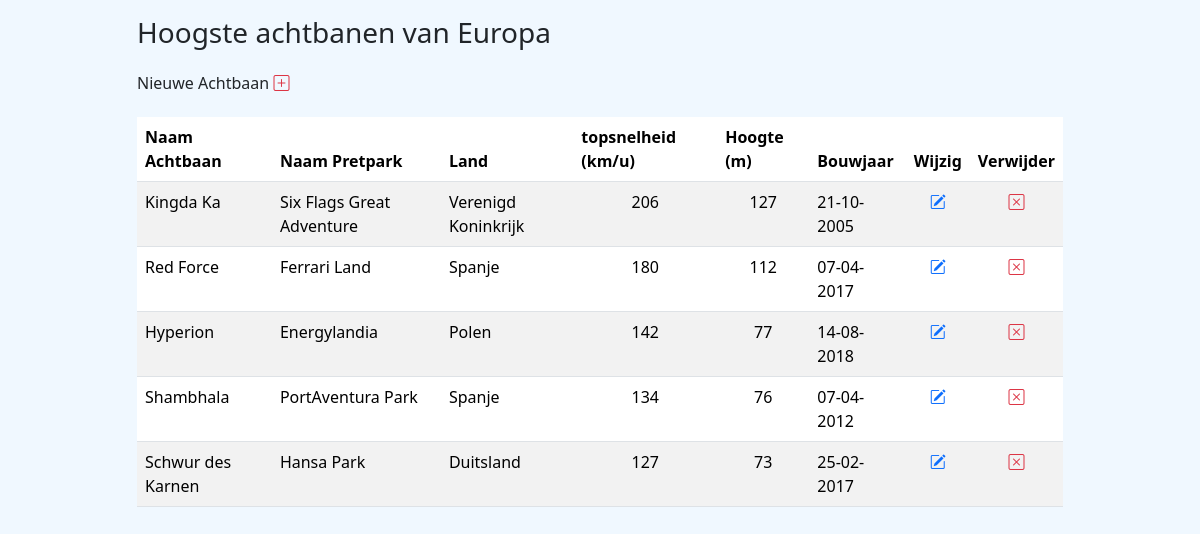
The page / on the database its author committed.
### tables this page shows
CREATE TABLE Rollercoaster
(
  Id                   SMALLINT     UNSIGNED    NOT NULL       AUTO_INCREMENT            COMMENT'Primary key of the Rollercoaster table'
  ,Rollercoaster       VARCHAR(50)              NOT NULL                                 COMMENT 'Name of the rollercoaster'
  ,AmusementPark       VARCHAR(50)              NOT NULL                                 COMMENT 'Name of the amusementpark'
  ,Country             VARCHAR(50)              NOT NULL                                 COMMENT 'Country where it is located'
  ,TopSpeed            SMALLINT     UNSIGNED    NOT NULL                                 COMMENT 'Topspeed in km/h'
  ,Height              TINYINT      UNSIGNED    NOT NULL                                 COMMENT 'Height in meters'
  ,YearOfConstruction  DATE                     NOT NULL                                 COMMENT 'Year of construction'
  ,IsActive            BIT                      NOT NULL      DEFAULT 1                  COMMENT 'Indicates whether the rollercoaster is Active(1)'
  ,Remark              VARCHAR(255)             NULL          DEFAULT NULL               COMMENT 'Optional remark or additional information'
  ,DateCreated         DATETIME(6)              NOT NULL      DEFAULT NOW(6)             COMMENT 'Timestamp when the record was created'
  ,DateChanged         DATETIME(6)              NOT NULL      DEFAULT NOW(6)             COMMENT 'Timestamp of the latest update'
  ,CONSTRAINT          PK_Rollercoaster_Id      PRIMARY KEY (Id)
);

### index.php (the view, shortened to what this page needs)
<?php
include('config/config.php');
$dsn = "mysql:host=$host;dbname=$dbname;charset=UTF8";
$pdo = new PDO($dsn, $username, $password);
$sql = "SELECT HAVE.Id
               ,HAVE.Rollercoaster
               ,HAVE.AmusementPark
               ,HAVE.Country
               ,HAVE.Topspeed
               ,HAVE.Height
               ,DATE_FORMAT(HAVE.YearOfConstruction, '%d-%m-%Y') AS YOFC
               FROM Rollercoaster AS HAVE
               ORDER BY HAVE.Height DESC";
$statement = $pdo->prepare($sql);
$statement->execute();
$result = $statement->fetchAll(PDO::FETCH_OBJ);
?>
<!doctype html>
<html lang="en">
  <head>
    <link href="https://cdn.jsdelivr.net/npm/bootstrap@5.3.8/dist/css/bootstrap.min.css" rel="stylesheet">
    <link href="https://cdn.jsdelivr.net/npm/bootstrap-icons@1.13.1/font/bootstrap-icons.min.css" rel="stylesheet">
    <link rel="stylesheet" href="css/style.css">
  </head>
  <body>
    <div class="container mt-3">
      <div class="row justify-content-center">
        <div class="col-10">
          <h3>Hoogste achtbanen van Europa</h3>
        </div>
      </div>
      <div class="row justify-content-center my-3">
        <div class="col-10">
          <h6>Nieuwe Achtbaan <a href="./create.php"><i class="bi bi-plus-square text-danger"></i></a></h6>
        </div>
      </div>
      <div class="row justify-content-center">
        <div class="col-10">
          <table class="table table-striped table-hover">
            <thead>
              <th>Naam Achtbaan</th>
              <th>Naam Pretpark</th>
              <th>Land</th>
              <th>topsnelheid (km/u)</th>
              <th>Hoogte (m)</th>
              <th>Bouwjaar</th>
              <th>Wijzig</th>
              <th>Verwijder</th>
            </thead>
            <tbody>
              <?php foreach ($result as $rollercoaster):?>
              <tr>
                <td><?= $rollercoaster->Rollercoaster ?></td>
                <td><?= $rollercoaster->AmusementPark ?></td>
                <td><?= $rollercoaster->Country ?></td>
                <td class="text-center"><?= $rollercoaster->Topspeed ?></td>
                <td class="text-center"><?= $rollercoaster->Height ?></td>
                <td><?= $rollercoaster->YOFC ?></td>
                <td class="text-center">
                  <a href="update.php?id=<?= $rollercoaster->Id;?>">
                    <i class="bi bi-pencil-square text-primary"></i>
                  </a>
                </td>
                <td class="text-center">
                  <a href="delete.php?id=<?= $rollercoaster->Id;?>">
                    <i class="bi bi-x-square text-danger"></i>
                  </a>
                  </td>
              </tr>
              <?php endforeach; ?>
            </tbody>
          </table>
        </div>
      </div>
    </div>
  </body>
</html>

### css/style.css (style rules this page uses)
body { background-color: aliceblue; }

### rows shown on the page
rollercoaster: Rollercoaster "Kingda Ka", AmusementPark "Six Flags Great Adventure", Country "Verenigd Koninkrijk", TopSpeed "206", Height "127", YOFC "21-10-2005"
rollercoaster: Rollercoaster "Red Force", AmusementPark "Ferrari Land", Country "Spanje", TopSpeed "180", Height "112", YOFC "07-04-2017"
rollercoaster: Rollercoaster "Hyperion", AmusementPark "Energylandia", Country "Polen", TopSpeed "142", Height "77", YOFC "14-08-2018"
rollercoaster: Rollercoaster "Shambhala", AmusementPark "PortAventura Park", Country "Spanje", TopSpeed "134", Height "76", YOFC "07-04-2012"
rollercoaster: Rollercoaster "Schwur des Karnen", AmusementPark "Hansa Park", Country "Duitsland", TopSpeed "127", Height "73", YOFC "25-02-2017"
